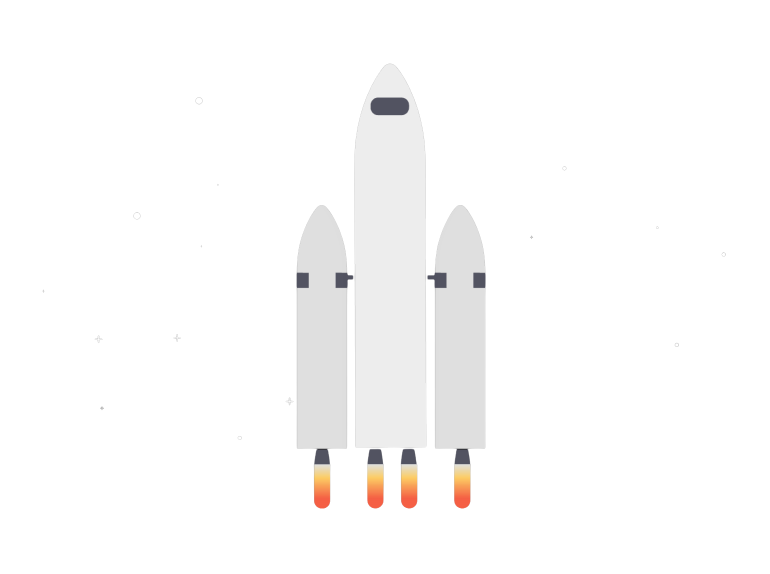
#> input picture assets/core/images/error.png, 1540 x 1148 px (shown at 1/2 size); its folder holds 2 pictures in this run
$ python optimize_images.py
#> lines starting #> are read from the running program, lines starting #| are printed output that depends on the picture
"""
Fitness Freak - Image Optimization Script
Converts iPhone JPEG images to compressed WebP and saves them to static/website/images/gym/

Usage:
    python docs/bash/optimize_images.py
    python docs/bash/optimize_images.py --quality 75 --max-dim 1400
"""

import argparse
import pathlib
import sys
from PIL import Image

# These images need 90° counter-clockwise rotation
ROTATE_CCW_90 = {
    "IMG_1658", "IMG_1668",
    "IMG_1685", "IMG_1687", "IMG_1689", "IMG_1690",
}

# These images need 90° clockwise rotation (opposite direction)
ROTATE_CW_90 = {
    "IMG_1662", "IMG_1686", "IMG_1688",
}


def fmt_size(bytes_val):
    if bytes_val >= 1_048_576:
        return f"{bytes_val / 1_048_576:.1f} MB"
    return f"{bytes_val / 1024:.0f} KB"


def optimize_images(quality: int = 82, max_dim: int = 1920):
    # Resolve paths relative to project root (script lives in docs/bash/)
#> called with quality = 82, max_dim = 1920
    project_root = pathlib.Path(__file__).resolve().parent.parent.parent
    src_dir = project_root / "static" / "website" / "images"
    dst_dir = src_dir / "gym"

    if not src_dir.exists():
        print(f"ERROR: Source folder not found: {src_dir}")
        sys.exit(1)

    dst_dir.mkdir(exist_ok=True)

    extensions = ("*.jpeg", "*.jpg", "*.png", "*.JPEG", "*.JPG", "*.PNG")
    src_files = []
    for ext in extensions:
        src_files.extend(src_dir.glob(ext))
    src_files = sorted(set(src_files))

    if not src_files:
        print(f"No images found in {src_dir}")
        sys.exit(0)

    results = []

    for img_path in src_files:
        try:
            original_size = img_path.stat().st_size
            img = Image.open(img_path)
#> img is the input picture: PIL image 1540x1148 RGBA; mean R, G, B, A 26.4, 25.9, 25.6, 29.7

            # Convert RGBA/P to RGB for WebP compatibility
            if img.mode in ("RGBA", "P", "LA"):
                img = img.convert("RGB")
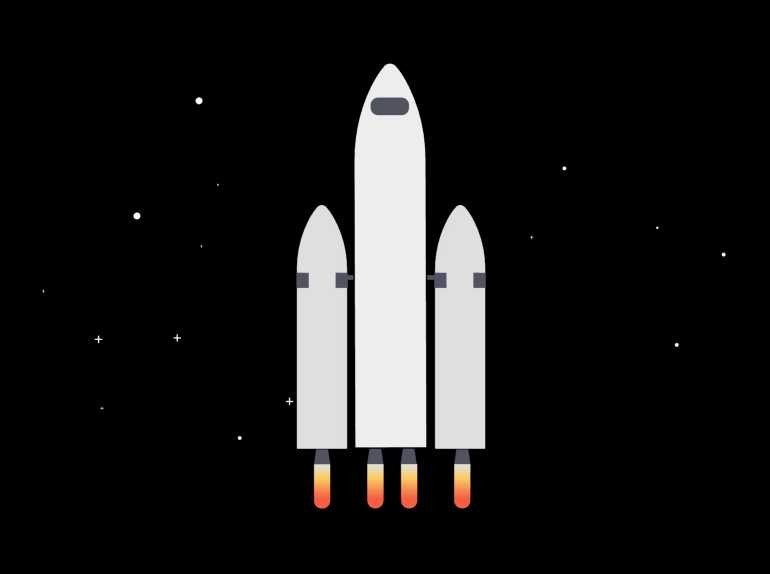
#> img: PIL image 1540x1148 RGB (shown at 1/2 size); mean R, G, B 26.4, 25.9, 25.6

            # Apply manual rotation for known sideways shots
            if img_path.stem in ROTATE_CCW_90:
                img = img.rotate(90, expand=True)
            elif img_path.stem in ROTATE_CW_90:
                img = img.rotate(-90, expand=True)

            orig_w, orig_h = img.size
#> orig_w = 1540; orig_h = 1148

            # Resize only if larger than max_dim
            img.thumbnail((max_dim, max_dim), Image.LANCZOS)
            new_w, new_h = img.size
#> new_w = 1540; new_h = 1148

            out_path = dst_dir / (img_path.stem + ".webp")
            img.save(out_path, "WEBP", quality=quality, method=6)
            new_size = out_path.stat().st_size

            saved = original_size - new_size
            pct = (saved / original_size) * 100

            results.append({
                "src": img_path.name,
                "dst": out_path.name,
                "orig_size": original_size,
                "new_size": new_size,
                "saved": saved,
                "pct": pct,
                "orig_dims": f"{orig_w}x{orig_h}",
                "new_dims": f"{new_w}x{new_h}",
            })

            print(f"  ✓ {img_path.name} → {out_path.name}  "
                  f"({fmt_size(original_size)} → {fmt_size(new_size)}, -{pct:.0f}%)")

        except Exception as e:
            print(f"  ✗ {img_path.name}: {e}")

    if not results:
        print("No images processed.")
        return

    total_orig = sum(r["orig_size"] for r in results)
    total_new = sum(r["new_size"] for r in results)
    total_saved = total_orig - total_new
    total_pct = (total_saved / total_orig) * 100

    col_file = max(len(r["dst"]) for r in results) + 2
    col_file = max(col_file, 22)
    line_width = col_file + 52

    print()
    print("=" * line_width)
    print(f"{'FITNESS FREAK — IMAGE OPTIMIZATION REPORT':^{line_width}}")
    print("=" * line_width)
    print(f"  Settings: quality={quality}, max_dimension={max_dim}px")
    print("-" * line_width)
    header = f"  {'Output File':<{col_file}} {'Original':>10}  {'Optimized':>10}  {'Saved':>9}  {'%':>5}  {'Dimensions'}"
    print(header)
    print("-" * line_width)

    for r in results:
        dims = f"{r['orig_dims']} → {r['new_dims']}" if r["orig_dims"] != r["new_dims"] else r["new_dims"]
        print(
            f"  {r['dst']:<{col_file}} "
            f"{fmt_size(r['orig_size']):>10}  "
            f"{fmt_size(r['new_size']):>10}  "
            f"{fmt_size(r['saved']):>9}  "
            f"{r['pct']:>4.0f}%  "
            f"{dims}"
        )

    print("-" * line_width)
    print(
        f"  {'TOTAL (' + str(len(results)) + ' images)':<{col_file}} "
        f"{fmt_size(total_orig):>10}  "
        f"{fmt_size(total_new):>10}  "
        f"{fmt_size(total_saved):>9}  "
        f"{total_pct:>4.0f}%"
    )
    print("=" * line_width)
    print(f"  Output folder: {dst_dir}")
    print("=" * line_width)


if __name__ == "__main__":
    parser = argparse.ArgumentParser(description="Optimize gym images to WebP")
    parser.add_argument("--quality", type=int, default=82,
                        help="WebP quality 1-100 (default: 82)")
    parser.add_argument("--max-dim", type=int, default=1920,
                        help="Max width or height in pixels (default: 1920)")
    args = parser.parse_args()
    optimize_images(quality=args.quality, max_dim=args.max_dim)
